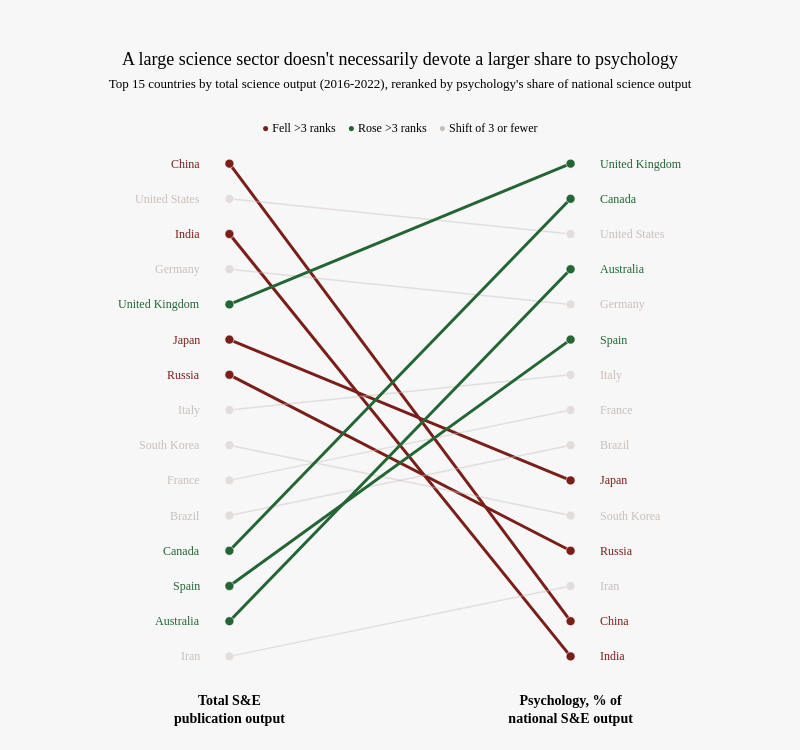

This figure's notebook cell:
### Code cell
top = (
    country_summary
    .dropna(subset=['SE_articles_total_subset', 'psych_share'])
    .nlargest(15, 'SE_articles_total_subset')
    .copy()
)

top['rank_volume'] = top['SE_articles_total_subset'].rank(ascending=False)
top['rank_share'] = top['psych_share'].rank(ascending=False)
top['shift'] = top['rank_volume'] - top['rank_share']

rank_fig = go.Figure()

for _, r in top.iterrows():
    moved = abs(r['shift']) > 3
    color = RED if r['shift'] < -3 else GREEN if r['shift'] > 3 else GRAY

    rank_fig.add_trace(go.Scatter(
        x=[0, 1], y=[r['rank_volume'], r['rank_share']],
        mode="lines+markers", showlegend=False, opacity=1.0 if moved else 0.45,
        line=dict(color=color, width=3 if moved else 1.5),
        marker=dict(size=9, color=color, line=dict(width=0.6, color="white")),
        hovertemplate=(
            f"<b>{r['Country']}</b><br>"
            f"#{int(r['rank_volume'])} in total science output<br>"
            f"#{int(r['rank_share'])} by psychology's share of national science output"
            "<extra></extra>"
        ),
    ))

    for x, y, anchor in ((-0.08, r['rank_volume'], "right"), (1.08, r['rank_share'], "left")):
        rank_fig.add_annotation(x=x, y=y, text=r['Country'], xanchor=anchor, showarrow=False,
                                font=dict(family=SANS, size=12, color=color))

rank_fig.update_xaxes(
    range=[-0.35, 1.35], showgrid=False, zeroline=False, tickvals=[0, 1], tickangle=0,
    ticktext=["<b>Total S&E<br>publication output</b>", "<b>Psychology, % of<br>national S&E output</b>"],
    tickfont=dict(family=SANS, size=14),
)
rank_fig.update_yaxes(autorange="reversed", showgrid=False, zeroline=False, showticklabels=False)

rank_fig.update_layout(
    autosize=True, paper_bgcolor=BG, plot_bgcolor=BG,
    font=dict(family=SANS, size=12, color="black"),
    hoverlabel=HOVER,
    margin=dict(t=15, b=50, l=80, r=80, autoexpand=False),
)

titled(rank_fig,
       "A large science sector doesn't necessarily devote a larger share to psychology",
       "Top 15 countries by total science output (2016-2022), reranked by psychology's share of national science output",
       legend=[("Fell >3 ranks", RED), ("Rose >3 ranks", GREEN), ("Shift of 3 or fewer", GRAY)],
       png="rank_shift.png", height=750, margin=dict(t=130, b=60, l=110, r=110))

### Figure 1 — Plotly figure (JSON) as saved in the notebook; plotly's stock layout.template omitted (floating-point values rounded to 4 significant figures)
{"data": [{"hovertemplate": "<b>China</b><br>#1 in total science output<br>#14 by psychology's share of national science output<extra></extra>", "line": {"color": "#7A1E1A", "width": 3}, "marker": {"color": "#7A1E1A", "line": {"color": "white", "width": 0.6}, "size": 9}, "mode": "lines+markers", "opacity": 1, "showlegend": false, "type": "scatter", "x": [0, 1], "y": [1, 14]}, {"hovertemplate": "<b>United States</b><br>#2 in total science output<br>#3 by psychology's share of national science output<extra></extra>", "line": {"color": "#C9BFBA", "width": 1.5}, "marker": {"color": "#C9BFBA", "line": {"color": "white", "width": 0.6}, "size": 9}, "mode": "lines+markers", "opacity": 0.45, "showlegend": false, "type": "scatter", "x": [0, 1], "y": [2, 3]}, {"hovertemplate": "<b>India</b><br>#3 in total science output<br>#15 by psychology's share of national science output<extra></extra>", "line": {"color": "#7A1E1A", "width": 3}, "marker": {"color": "#7A1E1A", "line": {"color": "white", "width": 0.6}, "size": 9}, "mode": "lines+markers", "opacity": 1, "showlegend": false, "type": "scatter", "x": [0, 1], "y": [3, 15]}, {"hovertemplate": "<b>Germany</b><br>#4 in total science output<br>#5 by psychology's share of national science output<extra></extra>", "line": {"color": "#C9BFBA", "width": 1.5}, "marker": {"color": "#C9BFBA", "line": {"color": "white", "width": 0.6}, "size": 9}, "mode": "lines+markers", "opacity": 0.45, "showlegend": false, "type": "scatter", "x": [0, 1], "y": [4, 5]}, {"hovertemplate": "<b>United Kingdom</b><br>#5 in total science output<br>#1 by psychology's share of national science output<extra></extra>", "line": {"color": "#236534", "width": 3}, "marker": {"color": "#236534", "line": {"color": "white", "width": 0.6}, "size": 9}, "mode": "lines+markers", "opacity": 1, "showlegend": false, "type": "scatter", "x": [0, 1], "y": [5, 1]}, {"hovertemplate": "<b>Japan</b><br>#6 in total science output<br>#10 by psychology's share of national science output<extra></extra>", "line": {"color": "#7A1E1A", "width": 3}, "marker": {"color": "#7A1E1A", "line": {"color": "white", "width": 0.6}, "size": 9}, "mode": "lines+markers", "opacity": 1, "showlegend": false, "type": "scatter", "x": [0, 1], "y": [6, 10]}, {"hovertemplate": "<b>Russia</b><br>#7 in total science output<br>#12 by psychology's share of national science output<extra></extra>", "line": {"color": "#7A1E1A", "width": 3}, "marker": {"color": "#7A1E1A", "line": {"color": "white", "width": 0.6}, "size": 9}, "mode": "lines+markers", "opacity": 1, "showlegend": false, "type": "scatter", "x": [0, 1], "y": [7, 12]}, {"hovertemplate": "<b>Italy</b><br>#8 in total science output<br>#7 by psychology's share of national science output<extra></extra>", "line": {"color": "#C9BFBA", "width": 1.5}, "marker": {"color": "#C9BFBA", "line": {"color": "white", "width": 0.6}, "size": 9}, "mode": "lines+markers", "opacity": 0.45, "showlegend": false, "type": "scatter", "x": [0, 1], "y": [8, 7]}, {"hovertemplate": "<b>South Korea</b><br>#9 in total science output<br>#11 by psychology's share of national science output<extra></extra>", "line": {"color": "#C9BFBA", "width": 1.5}, "marker": {"color": "#C9BFBA", "line": {"color": "white", "width": 0.6}, "size": 9}, "mode": "lines+markers", "opacity": 0.45, "showlegend": false, "type": "scatter", "x": [0, 1], "y": [9, 11]}, {"hovertemplate": "<b>France</b><br>#10 in total science output<br>#8 by psychology's share of national science output<extra></extra>", "line": {"color": "#C9BFBA", "width": 1.5}, "marker": {"color": "#C9BFBA", "line": {"color": "white", "width": 0.6}, "size": 9}, "mode": "lines+markers", "opacity": 0.45, "showlegend": false, "type": "scatter", "x": [0, 1], "y": [10, 8]}, {"hovertemplate": "<b>Brazil</b><br>#11 in total science output<br>#9 by psychology's share of national science output<extra></extra>", "line": {"color": "#C9BFBA", "width": 1.5}, "marker": {"color": "#C9BFBA", "line": {"color": "white", "width": 0.6}, "size": 9}, "mode": "lines+markers", "opacity": 0.45, "showlegend": false, "type": "scatter", "x": [0, 1], "y": [11, 9]}, {"hovertemplate": "<b>Canada</b><br>#12 in total science output<br>#2 by psychology's share of national science output<extra></extra>", "line": {"color": "#236534", "width": 3}, "marker": {"color": "#236534", "line": {"color": "white", "width": 0.6}, "size": 9}, "mode": "lines+markers", "opacity": 1, "showlegend": false, "type": "scatter", "x": [0, 1], "y": [12, 2]}, {"hovertemplate": "<b>Spain</b><br>#13 in total science output<br>#6 by psychology's share of national science output<extra></extra>", "line": {"color": "#236534", "width": 3}, "marker": {"color": "#236534", "line": {"color": "white", "width": 0.6}, "size": 9}, "mode": "lines+markers", "opacity": 1, "showlegend": false, "type": "scatter", "x": [0, 1], "y": [13, 6]}, {"hovertemplate": "<b>Australia</b><br>#14 in total science output<br>#4 by psychology's share of national science output<extra></extra>", "line": {"color": "#236534", "width": 3}, "marker": {"color": "#236534", "line": {"color": "white", "width": 0.6}, "size": 9}, "mode": "lines+markers", "opacity": 1, "showlegend": false, "type": "scatter", "x": [0, 1], "y": [14, 4]}, {"hovertemplate": "<b>Iran</b><br>#15 in total science output<br>#13 by psychology's share of national science output<extra></extra>", "line": {"color": "#C9BFBA", "width": 1.5}, "marker": {"color": "#C9BFBA", "line": {"color": "white", "width": 0.6}, "size": 9}, "mode": "lines+markers", "opacity": 0.45, "showlegend": false, "type": "scatter", "x": [0, 1], "y": [15, 13]}], "layout": {"annotations": [{"font": {"color": "#7A1E1A", "family": "Libre Franklin", "size": 12}, "showarrow": false, "text": "China", "x": -0.08, "xanchor": "right", "y": 1}, {"font": {"color": "#7A1E1A", "family": "Libre Franklin", "size": 12}, "showarrow": false, "text": "China", "x": 1.08, "xanchor": "left", "y": 14}, {"font": {"color": "#C9BFBA", "family": "Libre Franklin", "size": 12}, "showarrow": false, "text": "United States", "x": -0.08, "xanchor": "right", "y": 2}, {"font": {"color": "#C9BFBA", "family": "Libre Franklin", "size": 12}, "showarrow": false, "text": "United States", "x": 1.08, "xanchor": "left", "y": 3}, {"font": {"color": "#7A1E1A", "family": "Libre Franklin", "size": 12}, "showarrow": false, "text": "India", "x": -0.08, "xanchor": "right", "y": 3}, {"font": {"color": "#7A1E1A", "family": "Libre Franklin", "size": 12}, "showarrow": false, "text": "India", "x": 1.08, "xanchor": "left", "y": 15}, {"font": {"color": "#C9BFBA", "family": "Libre Franklin", "size": 12}, "showarrow": false, "text": "Germany", "x": -0.08, "xanchor": "right", "y": 4}, {"font": {"color": "#C9BFBA", "family": "Libre Franklin", "size": 12}, "showarrow": false, "text": "Germany", "x": 1.08, "xanchor": "left", "y": 5}, {"font": {"color": "#236534", "family": "Libre Franklin", "size": 12}, "showarrow": false, "text": "United Kingdom", "x": -0.08, "xanchor": "right", "y": 5}, {"font": {"color": "#236534", "family": "Libre Franklin", "size": 12}, "showarrow": false, "text": "United Kingdom", "x": 1.08, "xanchor": "left", "y": 1}, {"font": {"color": "#7A1E1A", "family": "Libre Franklin", "size": 12}, "showarrow": false, "text": "Japan", "x": -0.08, "xanchor": "right", "y": 6}, {"font": {"color": "#7A1E1A", "family": "Libre Franklin", "size": 12}, "showarrow": false, "text": "Japan", "x": 1.08, "xanchor": "left", "y": 10}, {"font": {"color": "#7A1E1A", "family": "Libre Franklin", "size": 12}, "showarrow": false, "text": "Russia", "x": -0.08, "xanchor": "right", "y": 7}, {"font": {"color": "#7A1E1A", "family": "Libre Franklin", "size": 12}, "showarrow": false, "text": "Russia", "x": 1.08, "xanchor": "left", "y": 12}, {"font": {"color": "#C9BFBA", "family": "Libre Franklin", "size": 12}, "showarrow": false, "text": "Italy", "x": -0.08, "xanchor": "right", "y": 8}, {"font": {"color": "#C9BFBA", "family": "Libre Franklin", "size": 12}, "showarrow": false, "text": "Italy", "x": 1.08, "xanchor": "left", "y": 7}, {"font": {"color": "#C9BFBA", "family": "Libre Franklin", "size": 12}, "showarrow": false, "text": "South Korea", "x": -0.08, "xanchor": "right", "y": 9}, {"font": {"color": "#C9BFBA", "family": "Libre Franklin", "size": 12}, "showarrow": false, "text": "South Korea", "x": 1.08, "xanchor": "left", "y": 11}, {"font": {"color": "#C9BFBA", "family": "Libre Franklin", "size": 12}, "showarrow": false, "text": "France", "x": -0.08, "xanchor": "right", "y": 10}, {"font": {"color": "#C9BFBA", "family": "Libre Franklin", "size": 12}, "showarrow": false, "text": "France", "x": 1.08, "xanchor": "left", "y": 8}, {"font": {"color": "#C9BFBA", "family": "Libre Franklin", "size": 12}, "showarrow": false, "text": "Brazil", "x": -0.08, "xanchor": "right", "y": 11}, {"font": {"color": "#C9BFBA", "family": "Libre Franklin", "size": 12}, "showarrow": false, "text": "Brazil", "x": 1.08, "xanchor": "left", "y": 9}, {"font": {"color": "#236534", "family": "Libre Franklin", "size": 12}, "showarrow": false, "text": "Canada", "x": -0.08, "xanchor": "right", "y": 12}, {"font": {"color": "#236534", "family": "Libre Franklin", "size": 12}, "showarrow": false, "text": "Canada", "x": 1.08, "xanchor": "left", "y": 2}, {"font": {"color": "#236534", "family": "Libre Franklin", "size": 12}, "showarrow": false, "text": "Spain", "x": -0.08, "xanchor": "right", "y": 13}, {"font": {"color": "#236534", "family": "Libre Franklin", "size": 12}, "showarrow": false, "text": "Spain", "x": 1.08, "xanchor": "left", "y": 6}, {"font": {"color": "#236534", "family": "Libre Franklin", "size": 12}, "showarrow": false, "text": "Australia", "x": -0.08, "xanchor": "right", "y": 14}, {"font": {"color": "#236534", "family": "Libre Franklin", "size": 12}, "showarrow": false, "text": "Australia", "x": 1.08, "xanchor": "left", "y": 4}, {"font": {"color": "#C9BFBA", "family": "Libre Franklin", "size": 12}, "showarrow": false, "text": "Iran", "x": -0.08, "xanchor": "right", "y": 15}, {"font": {"color": "#C9BFBA", "family": "Libre Franklin", "size": 12}, "showarrow": false, "text": "Iran", "x": 1.08, "xanchor": "left", "y": 13}, {"font": {"color": "black", "family": "Libre Franklin", "size": 12}, "showarrow": false, "text": "<span style='color:#7A1E1A'>●</span> Fell >3 ranks&nbsp;&nbsp;&nbsp;&nbsp;<span style='color:#236534'>●</span> Rose >3 ranks&nbsp;&nbsp;&nbsp;&nbsp;<span style='color:#C9BFBA'>●</span> Shift of 3 or fewer", "x": 0.5, "xanchor": "center", "xref": "paper", "y": 1.02, "yref": "paper"}], "autosize": false, "font": {"color": "black", "family": "Libre Franklin", "size": 12}, "height": 750, "hoverlabel": {"bgcolor": "white", "bordercolor": "rgba(0, 0, 0, 0.1)", "font": {"color": "black", "family": "Libre Franklin", "size": 12}}, "margin": {"autoexpand": false, "b": 60, "l": 110, "r": 110, "t": 130}, "paper_bgcolor": "#F7F7F7", "plot_bgcolor": "#F7F7F7", "title": {"font": {"color": "black", "family": "Libre Baskerville", "size": 18}, "text": "A large science sector doesn't necessarily devote a larger share to psychology<br><span style='font-family:Libre Franklin;font-size:13px'>Top 15 countries by total science output (2016-2022), reranked by psychology's share of national science output</span>", "x": 0.5}, "width": 800, "xaxis": {"range": [-0.35, 1.35], "showgrid": false, "tickangle": 0, "tickfont": {"family": "Libre Franklin", "size": 14}, "ticktext": ["<b>Total S&E<br>publication output</b>", "<b>Psychology, % of<br>national S&E output</b>"], "tickvals": [0, 1], "zeroline": false}, "yaxis": {"autorange": "reversed", "showgrid": false, "showticklabels": false, "zeroline": false}}}
